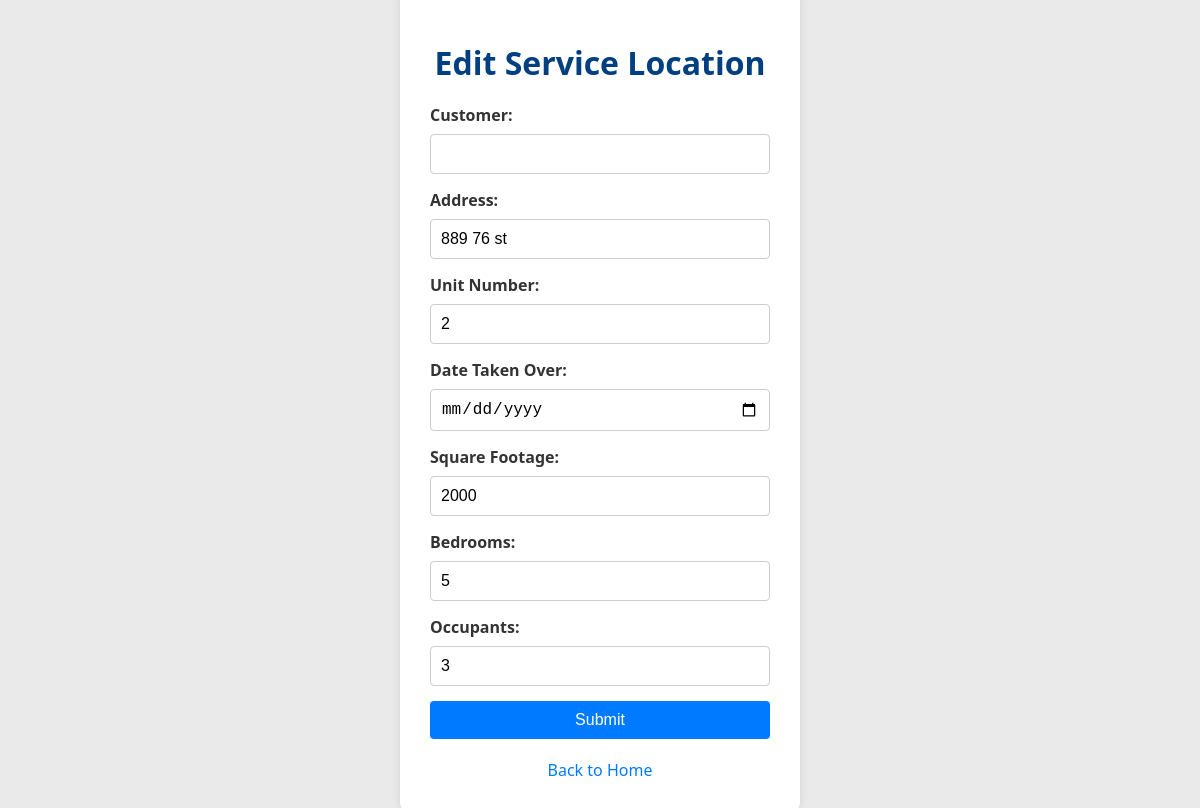
/edit_service_location/7 (signed in), run on the app's committed database.
### app.py (models this page shows)
class ServiceLocation(db.Model):
    id = db.Column(db.Integer, primary_key=True)
    user_id = db.Column(db.Integer, db.ForeignKey('user.id'), nullable=False)
    address = db.Column(db.String(255), nullable=False)
    unit_number = db.Column(db.String(20), nullable=True)
    square_footage = db.Column(db.Integer, nullable=True)
    bedrooms = db.Column(db.Integer, nullable=True)
    occupants = db.Column(db.Integer, nullable=True)

### app.py (the view, shortened to what this page needs)
@app.route('/edit_service_location/<int:location_id>', methods=['GET', 'POST'])
def edit_service_location(location_id):
    form = EditServiceLocationForm()
    location = ServiceLocation.query.get(location_id)
    form.address.data = location.address
    form.unit_number.data = location.unit_number
    form.square_footage.data = location.square_footage
    form.bedrooms.data = location.bedrooms
    form.occupants.data = location.occupants
    return render_template('edit_service_location.html', form=form, location=location)

### app.py
class EditServiceLocationForm(FlaskForm):
    customer = StringField('Customer', validators=[InputRequired()])
    address = StringField('Address', validators=[InputRequired()])
    unit_number = StringField('Unit Number', validators=[InputRequired()])
    date_taken_over = DateField('Date Taken Over', validators=[InputRequired()])
    square_footage = IntegerField('Square Footage', validators=[InputRequired()])
    bedrooms = IntegerField('Bedrooms', validators=[InputRequired()])
    occupants = IntegerField('Occupants', validators=[InputRequired()])
    submit = SubmitField('Save Changes')

### templates/edit_service_location.html (shortened to what this page needs)
<!DOCTYPE html>
<html lang="en">
<head>
</head>
<body>
    <div class="card">
        <h1>Edit Service Location</h1>
        <form method="POST" action="">
            <label for="customer">Customer:</label>
            {{ form.customer }}
            <label for="address">Address:</label>
            {{ form.address }}
            <label for="unit_number">Unit Number:</label>
            {{ form.unit_number }}
            <label for="date_taken_over">Date Taken Over:</label>
            {{ form.date_taken_over }}
            <label for="square_footage">Square Footage:</label>
            {{ form.square_footage }}
            <label for="bedrooms">Bedrooms:</label>
            {{ form.bedrooms }}
            <label for="occupants">Occupants:</label>
            {{ form.occupants }}
            <button type="submit">Submit</button>
        </form>
        <a href="{{ url_for('index') }}">Back to Home</a>
    </div>
</body>
</html>

### templates/edit_service_location.html (style rules this page uses)
body { font-family: 'Segoe UI', Tahoma, Geneva, Verdana, sans-serif; background-color: #eaeaea; margin: 0; padding: 0; display: flex; align-items: center; justify-content: center; height: 100vh; }
h1 { text-align: center; color: #004080; margin-bottom: 20px; }
.card { width: 80%; max-width: 400px; background-color: #fff; border-radius: 8px; box-shadow: 0 0 10px rgba(0, 0, 0, 0.1); box-sizing: border-box; margin-top: 40px; margin-bottom: 40px; display: flex; flex-direction: column; align-items: center; padding: 30px; }
form { width: 100%; display: flex; flex-direction: column; }
label { margin-bottom: 8px; font-weight: bold; color: #333; }
input, select { flex: 1; padding: 10px; margin-bottom: 15px; box-sizing: border-box; border: 1px solid #ccc; border-radius: 4px; font-size: 16px; }
button { width: 100%; padding: 10px; background-color: #007bff; color: #fff; border: none; border-radius: 4px; font-size: 16px; cursor: pointer; }
a { color: #007bff; text-decoration: none; margin-top: 20px; }

### data on the page
ServiceLocation: address "889 76 st", unit_number "2", square_footage "2000", bedrooms "5", occupants "3"
